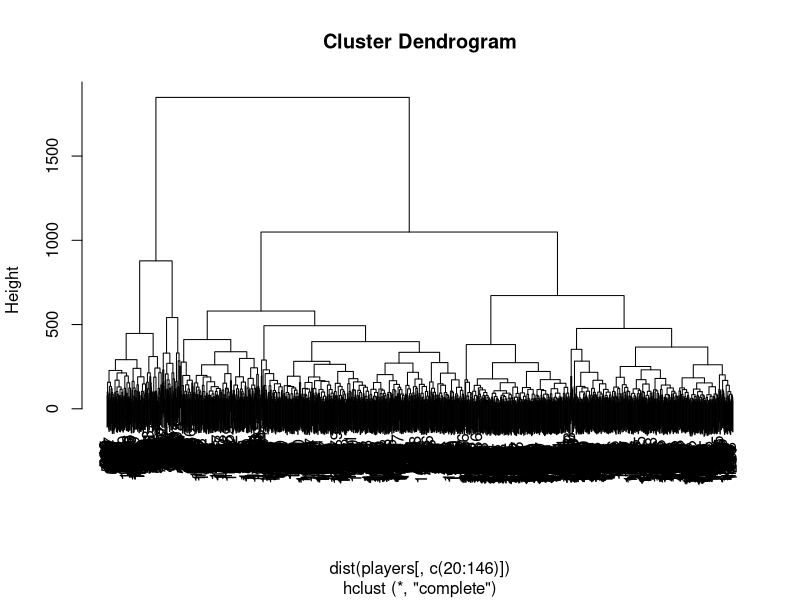

This chart was generated by the following R code: (Note: this script raises an error after producing the figure.)
## ---- chunk 1
knitr::opts_chunk$set(echo = TRUE)
## ---- chunk 2
library(dplyr)
library(ggplot2)
library(ggthemes)
library(ggpubr)
library(data.table)
library(caret)
players <- read.csv("../Data Acquisition/Data/players10_20_2022.csv")
players$height_cm <- as.numeric(as.character(players$height_cm))

# view all variables (there are 146, 136 of which are potentially relevant to analysis)
str(players[1:99])
str(players[100:146])
## ---- chunk 3
clusters <- hclust(dist(players[, c(20:146)]))
plot(clusters)
#best cut seems to be 14 based on dendrogram
firstcut <- cutree(clusters, 14)
table(players$position, firstcut)

kFit = kmeans(players_clust[,c(20:146)], 14, nstart=50)
players_clust$k_cluster <- kFit$cluster
## ---- chunk 4
positions = c("Att Mid / Wing", "Center Back", "Forward", "Fullback", "Midfielder")

plots <- lapply(1:18, function(x) ggplot(filter(players_clust2,cluster == x), aes(x = position)) +
    geom_bar(fill = "black", width = 0.7)+
    theme_base()+
    theme(text =element_text(size = 15), axis.text.x = element_text(size = 13))+
    labs(x = "Position", y = "Count", title = sprintf("Cluster %s", x)))
figure1234 <- ggarrange(plots[[1]], plots[[2]], plots[[3]], plots[[4]], nrow = 2, ncol = 2)
figure5678 <- ggarrange(plots[[5]], plots[[6]], plots[[7]], plots[[8]], nrow = 2, ncol = 2)
figure9101112 <- ggarrange(plots[[9]], plots[[10]], plots[[11]], plots[[12]], nrow = 2, ncol = 2)
figure1314 <- ggarrange(plots[[13]], plots[[14]], nrow = 2, ncol = 2)
figure1234
figure5678
figure9101112
figure1314
## ---- chunk 5
clusters <- hclust(dist(players[, c("Touches..Def.3rd.", "Touches..Mid.3rd.", "Touches..Att.3rd.", "Crosses", "Total.Shots", "Aerials.won", "Ball.Recoveries", "Shot.Creating.Actions")]))
plot(clusters)
#best cut seems to be 18 based on dendrogram
firstcut <- cutree(clusters, 18)
table(players$position, firstcut)
cluster_prev <- table(players$position, firstcut)
players_clust2 <- players
players_clust2$cluster <- firstcut
filter(players_clust2, cluster == 1)
## ---- chunk 6
filter(players_clust2, cluster == 7)
## ---- chunk 7
xG_vec = numeric(14)
DT_vec = numeric(14)
for(i in 1:14){
  xG_vec[i] = mean(filter(players_clust, players_clust$cluster==i)$xG)
  DT_vec[i] = mean(filter(players_clust, players_clust$cluster==i)$Dribblers.Tackled)
}
#xG is offensive,
#dribbers taclked is defensive
barplot(xG_vec ~ c(1:14), xlab = "Cluster", ylab= "Expected Goals", main = "xG per 90 by Cluster")
barplot(DT_vec ~ c(1:14), xlab = "Cluster", ylab= "Dribblers Tackled", main = "Dribblers Tackled per 90 by Cluster")
## ---- chunk 8
positions = c("Att Mid / Wing", "Center Back", "Forward", "Fullback", "Midfielder")

plots <- lapply(1:18, function(x) ggplot(filter(players_clust2,cluster == x), aes(x = position)) +
    geom_bar(fill = "black", width = 0.7)+
    theme_base()+
    theme(text =element_text(size = 15), axis.text.x = element_text(size = 13))+
    labs(x = "Position", y = "Count", title = sprintf("Cluster %s", x)))
figure1234 <- ggarrange(plots[[1]], plots[[2]], plots[[3]], plots[[4]], nrow = 2, ncol = 2)
figure5678 <- ggarrange(plots[[5]], plots[[6]], plots[[7]], plots[[8]], nrow = 2, ncol = 2)
figure9101112 <- ggarrange(plots[[9]], plots[[10]], plots[[11]], plots[[12]], nrow = 2, ncol = 2)
figure1314 <- ggarrange(plots[[13]], plots[[14]], nrow = 2, ncol = 2)
figure1234
figure5678
figure9101112
figure1314
## ---- chunk 9
p <- ggplot(data = players, aes(x = Crosses, y = Dribblers.Tackled)) + geom_point()
p + facet_wrap(~position) + labs(title = "Dribblers Tackled vs. Expected Goals (per 90 minutes) by Position", y = "Dribblers Tackled per 90", 
                                 x = "Expected Goals per 90")
